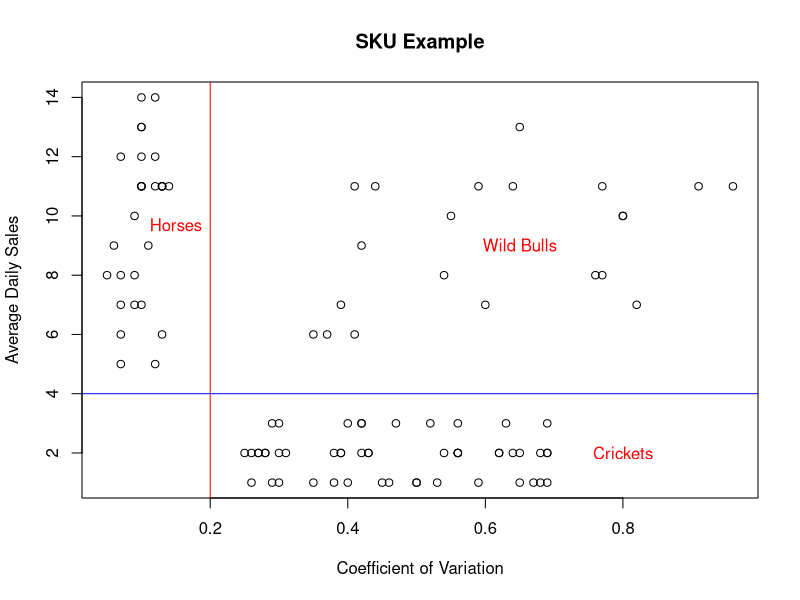
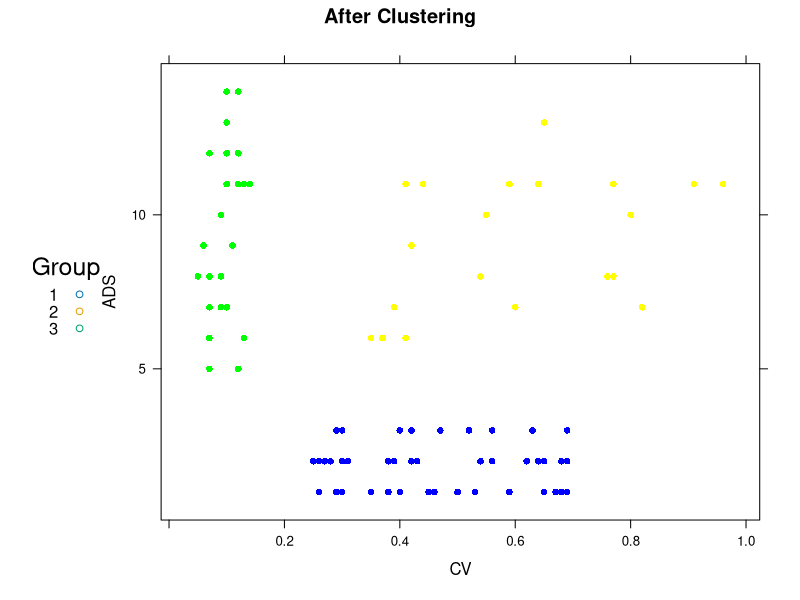

These charts were generated, in order, by the following R code: (Note: this script raises an error after producing the figures.)
###### SKU Case ######
rm(list=ls(all=TRUE))
data=read.table('DATA_2.01_SKU.csv', header = T,sep=',')
#sep = original seperator used in the dataset , or .
str(data) # structure of the set, types and examples of the variables
summary(data)
plot(data$CV, data$ADS, main = "SKU Example", ylab="Average Daily Sales", xlab= "Coefficient of Variation")
abline(v=0.2, col="red") #vertical lines at x = 0.2
abline(h=4, col="blue") #horizontal line at y = 4
text(0.15,9.7, "Horses", col = "red")  
text(0.65,9, "Wild Bulls", col = "red") 
text(0.8,2, "Crickets", col = "red") 
#better use Excel of PPT for visual
testdata <- data #make a copy to protect the original
testdata <- scale(testdata) #to standadize (normalize) the variables
d = dist(testdata, method = "euclidean")
hcward = hclust(d, method="ward.D")
data$groups<-cutree(hcward,k=3) #assign the group to a new varible named "group"
library(lattice) # load the lattice package by using the library() function and passing it the name of the package you wish to load
xyplot(ADS~ CV,main = "After Clustering", type="p",pch=16,group=groups,data=data, # define the groups to be differentiated 
       auto.key=list(title="Group", space = "left", cex=1.0, just = 0.95), # to produce the legend we use the auto.key= list() 
       par.settings = list(superpose.line=list(pch = 0:18, cex=1)), # the par.settings argument allows us to pass a list of display settings
       col=c('blue','green', 'yellow')) # finally we choose the colour of our plotted points per group

#########################################################

##### HRCase ########
rm(list=ls(all=TRUE))
data=read.table('DATA_2.02_HR.csv',header = T,sep=',')
str(data)
data$Newborn <- as.factor(data$Newborn)
summary(data)
# S = satisfaction [0;1]
# LPE = Last project evaluation [0;1]
# NP = # of projects
# ANH = avg of work hours LTM
# TIC = time in company
# Newborn = 0 if no child in LTM

##### DO THE CLUSTERING #####
testdata=data[ ,c(1:5)] #take column 1 to 5 in "data",iow, remove the Newborn
testdata = scale(testdata)

d = dist(testdata, method = "euclidean")
hcward = hclust(d, method="ward.D") #ward.D =minimum within-cluster variance

data$groups = cutree(hcward,k=4)

##### PREPARE THE AGGREGATION OUTPUT #####

aggdata = aggregate(.~ groups, data=data, FUN=mean)
# . ~groups: aggregate all other variables by the "groups" 
# data = data" name of the dataset here is "data"
# FUN = the function we want to use to aggregate (the "groups" will be affected too)

proptemp=aggregate(S~ groups, data=data, FUN=length)
# create a new table which contain the # of observations in each group
# we count by "S" here but any other is fine
# length ( ) count the # of observations

aggdata$proportion = proptemp$S/sum(proptemp$S)
aggdata=aggdata[order(aggdata$proportion,decreasing=T), ]
# must have ", " at the end to show the proportion column in aggdata
# without the "' ", "proportion" will disappear after the sorting
# if enter other numbers, only the prorportion vector is shown

View(aggdata)

palette(rainbow(15, s = 0.6, v = 0.75)) # Select the colors to use
stars(aggdata[,2:(ncol(data))], len = 0.6, key.loc = c(11, 6),xlim=c(2,12),main = "Segments", draw.segments = TRUE,nrow = 2, cex = .75,labels=aggdata$groups)
#To export the output of our result, we execute the following line using the write.table() function
write.csv(aggdata, "HR_example_Numerical_Output.csv", row.names=FALSE)

##### Telecom Case #####
rm(list=ls(all=TRUE))
data=read.table('DATA_2.03_Telco.csv', header = T,sep=',')


#Clustering
testdata = data
testdata = scale(testdata)
d = dist(testdata, method = "euclidean")
hcward = hclust(d, method = "ward.D")
data$groups = cutree (hcward, k =5)
#plot(hcward) draw the dendrogram
#rect.hclust(hcward, n) draw retangular boundaries btw the n cluster
#rect.hclust(hcward,h= height) draw boundaries by height

#Aggregating
aggdata = aggregate( . ~ groups, data=data, FUN = mean)
proptemp = aggregate ( Calls ~groups, data=data, FUN = length)
aggdata$prop <- proptemp$Calls/sum(proptemp$Calls)
aggdata = aggdata[order(aggdata$prop,decreasing = T), ]

#Exporting
write.csv(aggdata, file = "TelecomClusteringOutput.csv", row.names =F)

#Visualizing
palette(rainbow(15, s = 0.6, v = 0.75)) # Select the colors to use
stars(aggdata[,2:(ncol(data))], len = 0.6, key.loc = c(11, 6),xlim=c(2,12),main = "Segments", draw.segments = TRUE,nrow = 2, cex = .75,labels=aggdata$groups)

cbind